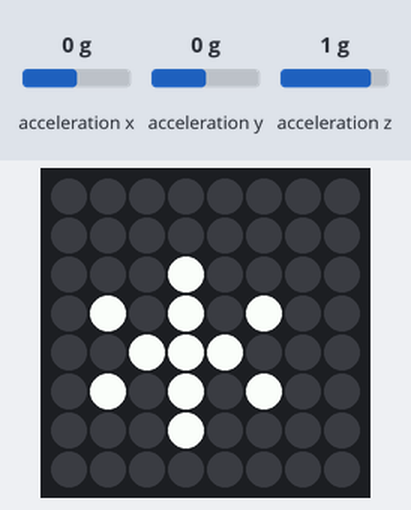
A program run on a simulated Raspberry Pi (BCM pin numbers) with a Sense HAT. On the bench: the Sense HAT's 8×8 RGB LED matrix. The test bench sets the inputs (shaded band); at power-on: acceleration x 0 g, acceleration y 0 g, acceleration z 1 g. Dim RGB values are drawn brighter than linear.

Above: at 1.2 s.
1.3 s: acceleration x set to -1.4 g
At 2.0 s:
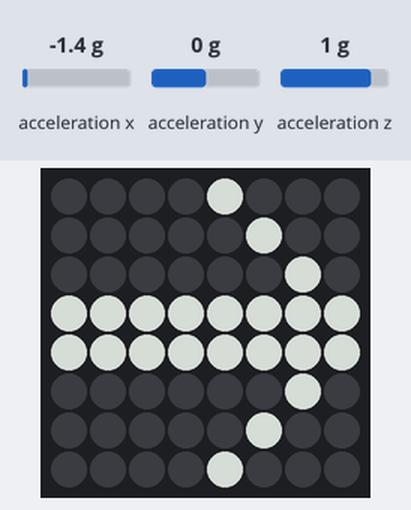
2.8 s: acceleration x set to 0 g
At 4.0 s:
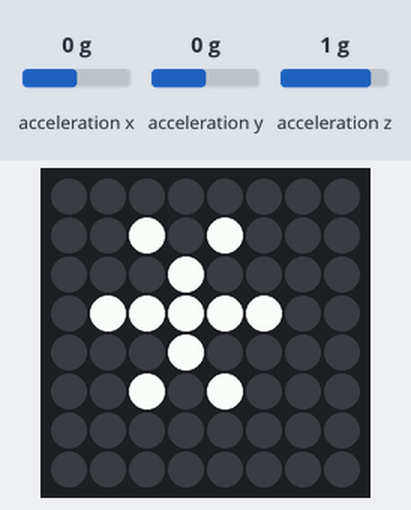
4.3 s: acceleration y set to -1.4 g
At 5.5 s:
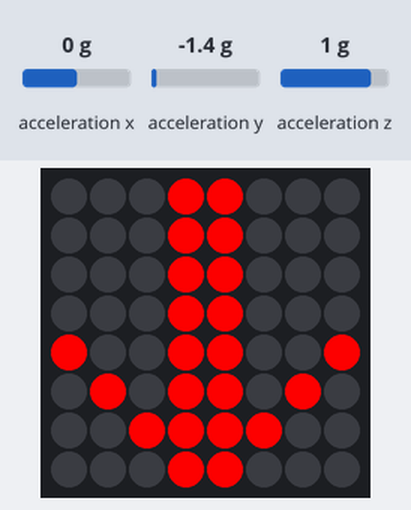
Timing chart, 0 to 7.3 s (numbered marks = the images above; inputs shaded):
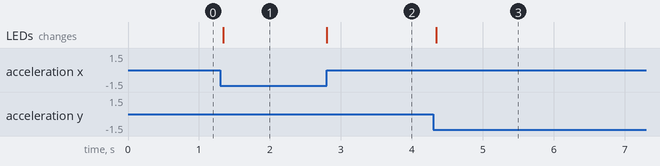

The program:

rotating_letter.py
```python
from sense_hat import SenseHat

sh = SenseHat()

#from time import sleep

# sh.show_letter("I")

# set up the colours (white, green, red, empty)

w = [150, 150, 150]
g = [0, 255, 0]
r = [255, 0, 0]
e = [0, 0, 0]

# create images for coloured arrow

arrow = [
    e, e, e, w, w, e, e, e,
    e, e, w, w, w, w, e, e,
    e, w, e, w, w, e, w, e,
    w, e, e, w, w, e, e, w,
    e, e, e, w, w, e, e, e,
    e, e, e, w, w, e, e, e,
    e, e, e, w, w, e, e, e,
    e, e, e, w, w, e, e, e
]

red_arrow = [
e,e,e,r,r,e,e,e,
e,e,r,r,r,r,e,e,
e,r,e,r,r,e,r,e,
r,e,e,r,r,e,e,r,
e,e,e,r,r,e,e,e,
e,e,e,r,r,e,e,e,
e,e,e,r,r,e,e,e,
e,e,e,r,r,e,e,e
]

# Print it once
#sh.set_pixels(arrow)

while True:
    # Below works with Rasbian's Python 2.7.9
    # x_full, y_full, z_full = sh.get_accelerometer_raw().values()

    # Below works with Rasbian's Python 3.4.2 AND 2.7.9
    raw = sh.get_accelerometer_raw()

    x=round(raw['x'], 0)
    y=round(raw['y'], 0)
    z=round(raw['z'], 0)

    # Not really needed, except for perhaps debugging
    # Below works with Rasbian's Python 2.7.9
    #print ("x=%s, y=%s, z=%s" % (x_full,y_full,z_full))

    # Below works with Rasbian's Python 3.4.2 AND 2.7.9
    #print ("x=%s, y=%s, z=%s" % (raw['x'],raw['y'],raw['z']))

    if x == -1:
        sh.set_pixels(arrow)
        sh.set_rotation(90)
    elif x == 1:
        sh.set_pixels(red_arrow)
        sh.set_rotation(270)

    elif y == 1:
        sh.set_pixels(arrow)
        sh.set_rotation(0)
    elif y == -1:
        sh.set_pixels(red_arrow)
        sh.set_rotation(180)
    else:
        sh.show_letter("*")
```

Measured:
- after the input at 1.3 s, the LEDs: change at once (image 1)
- after the input at 2.8 s, the LEDs: change at once (image 2)
- after the input at 4.3 s, the LEDs: change at once (image 3)
